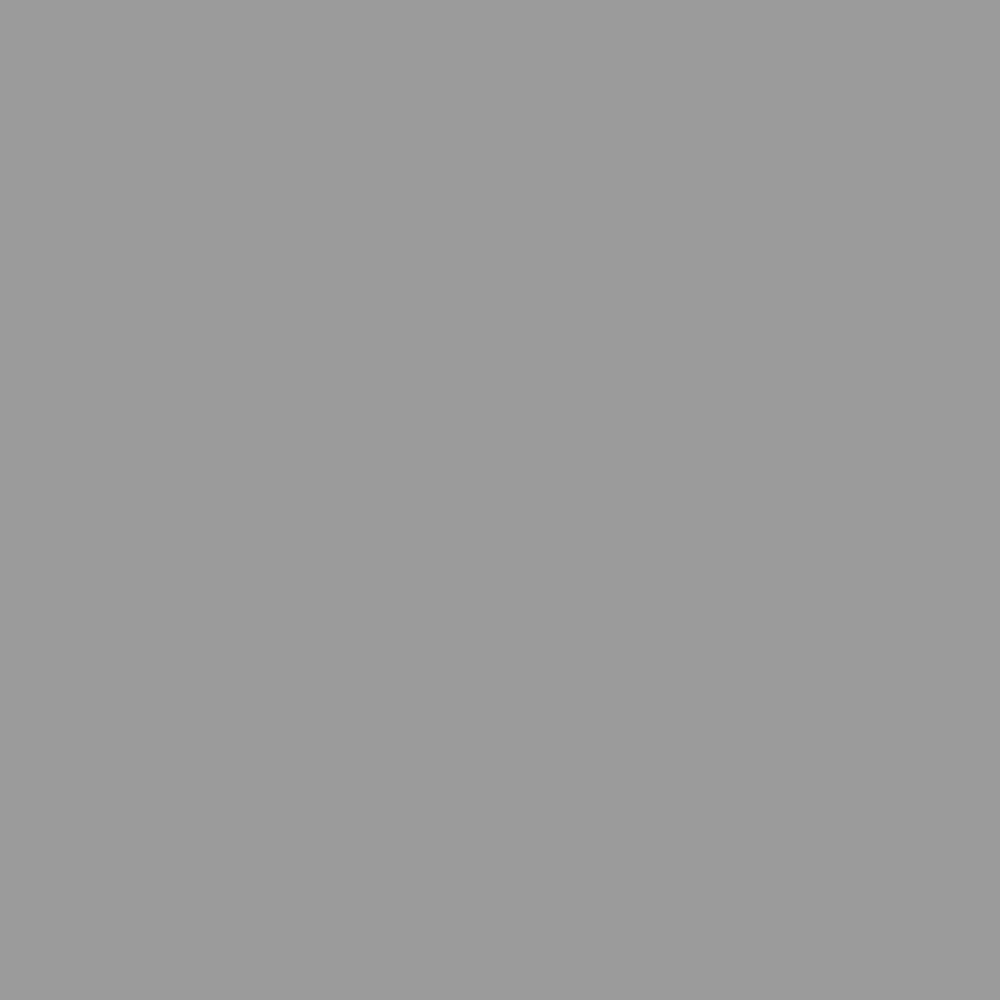
Frame 1 (no input)
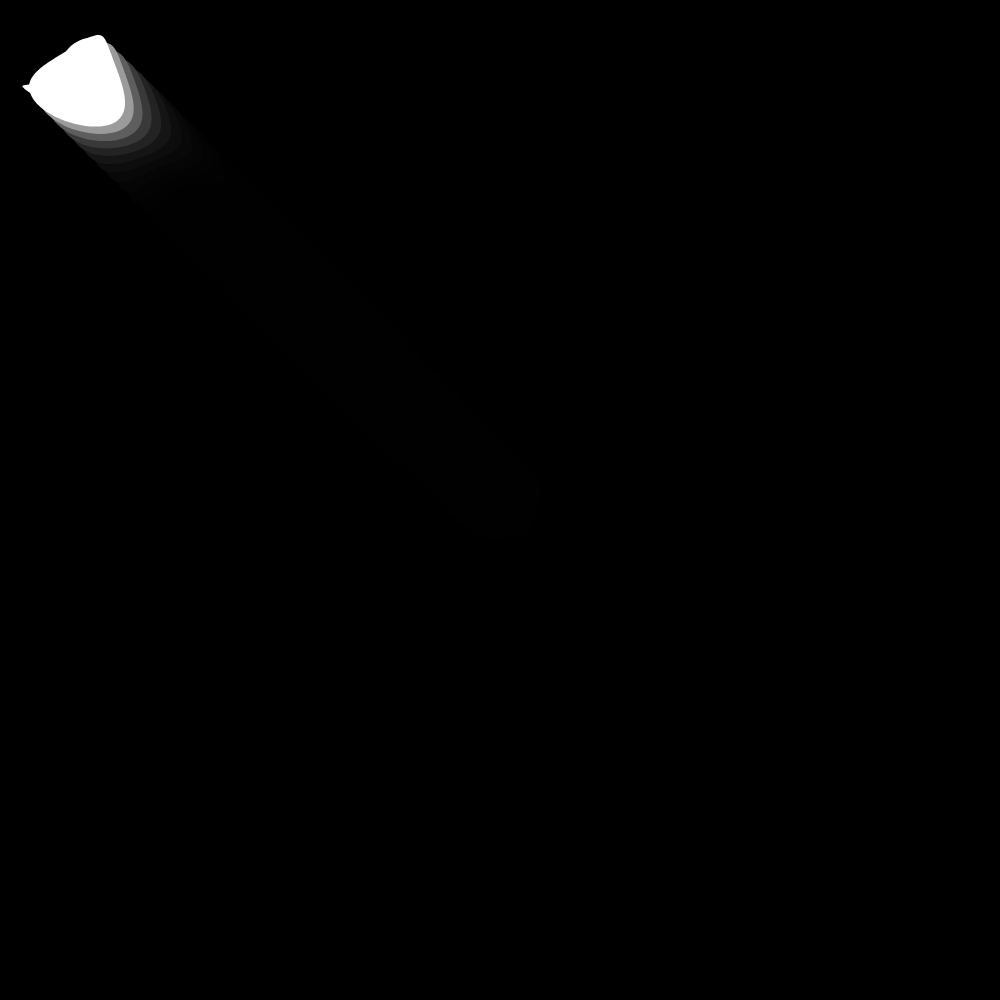
Frame 60 (no input)
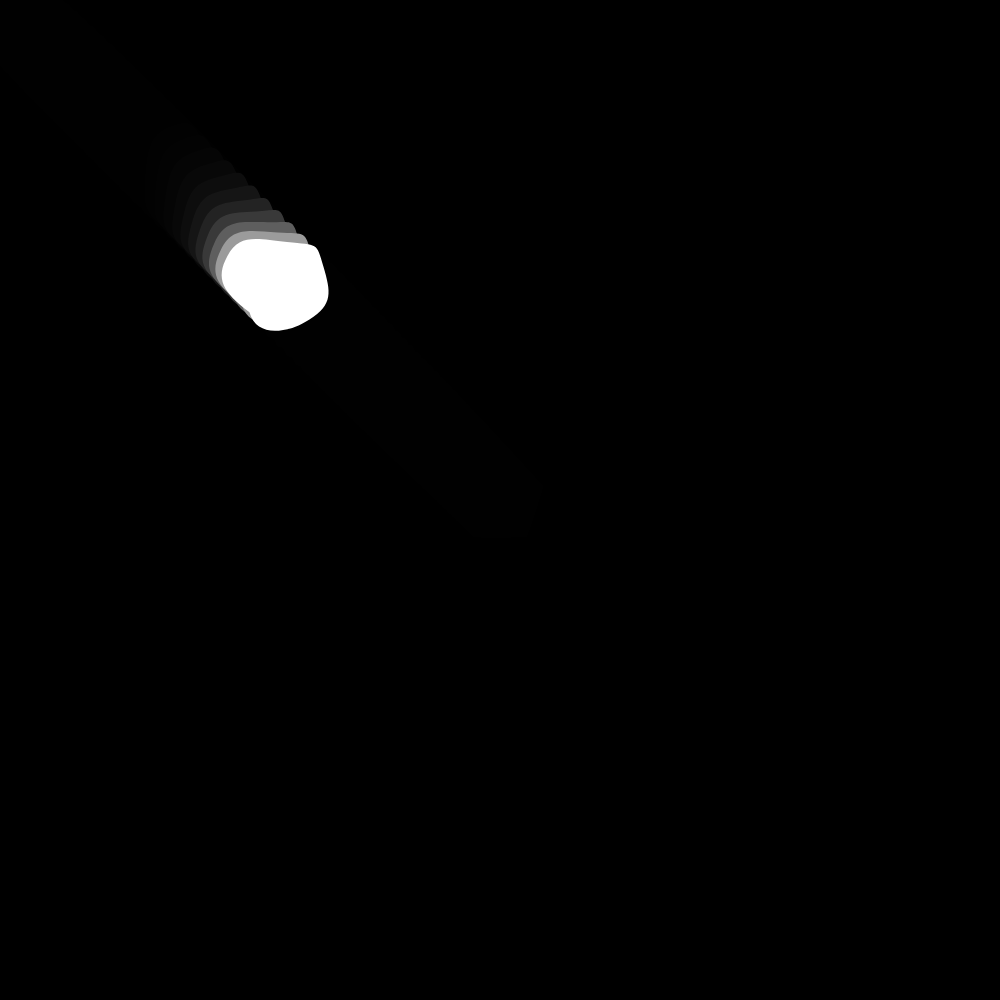
Frame 120 (the mouse pressed at the canvas centre since frame 60)

The p5.js sketch that drew these frames (run headless with seeded random() and noise() and a simulated clock; from frame 60 on, the mouse is pressed at the canvas centre):

// p5.js sketch
// ── sketch.js
let centerX = 0.0, centerY = 0.0;

let radius = 45, rotAngle = -90;
let accelX = 0.0, accelY = 0.0;
let deltaX = 0.0, deltaY = 0.0;
let springing = 0.0009, damping = 0.98;

//corner nodes
let nodes = 5;

//zero fill arrays
let nodeStartX = [];
let nodeStartY = [];
let nodeX = [];
let nodeY = [];
let angle = [];
let frequency = [];

// soft-body dynamics
let organicConstant = 1.0;

function setup() {
  createCanvas(1000,1000);

  //center shape in window
  centerX = width / 2;
  centerY = height / 2;

  //initialize arrays to 0
  for (let i = 0; i < nodes; i++){
    nodeStartX[i] = 0;
    nodeStartY[i] = 0;
    nodeY[i] = 0;
    nodeY[i] = 0;
    angle[i] = 0;
  }

  // iniitalize frequencies for corner nodes
  for (let i = 0; i < nodes; i++){
    frequency[i] = random(5, 12);
  }

  noStroke();
  frameRate(30);
}

function draw() {
  //fade background
  fill(0, 100);
  rect(0, 0, width, height);
  drawShape();
  moveShape();
}

function drawShape() {
  //  calculate node  starting locations
  for (let i = 0; i < nodes; i++){
    nodeStartX[i] = centerX + cos(radians(rotAngle)) * radius;
    nodeStartY[i] = centerY + sin(radians(rotAngle)) * radius;
    rotAngle += 360.0 / nodes;
  }

  // draw polygon
  curveTightness(organicConstant);
  fill(255);
  beginShape();
  for (let i = 0; i < nodes; i++){
    curveVertex(nodeX[i], nodeY[i]);
  }
  for (let i = 0; i < nodes-1; i++){
    curveVertex(nodeX[i], nodeY[i]);
  }
  endShape(CLOSE);
}

function moveShape() {
  //move center point
  deltaX = mouseX - centerX;
  deltaY = mouseY - centerY;

  // create springing effect
  deltaX *= springing;
  deltaY *= springing;
  accelX += deltaX;
  accelY += deltaY;

  // move predator's center
  centerX += accelX;
  centerY += accelY;

  // slow down springing
  accelX *= damping;
  accelY *= damping;

  // change curve tightness
  organicConstant = 1 - ((abs(accelX) + abs(accelY)) * 0.1);

  //move nodes
  for (let i = 0; i < nodes; i++){
    nodeX[i] = nodeStartX[i] + sin(radians(angle[i])) * (accelX * 2);
    nodeY[i] = nodeStartY[i] + sin(radians(angle[i])) * (accelY * 2);
    angle[i] += frequency[i];
  }
}
